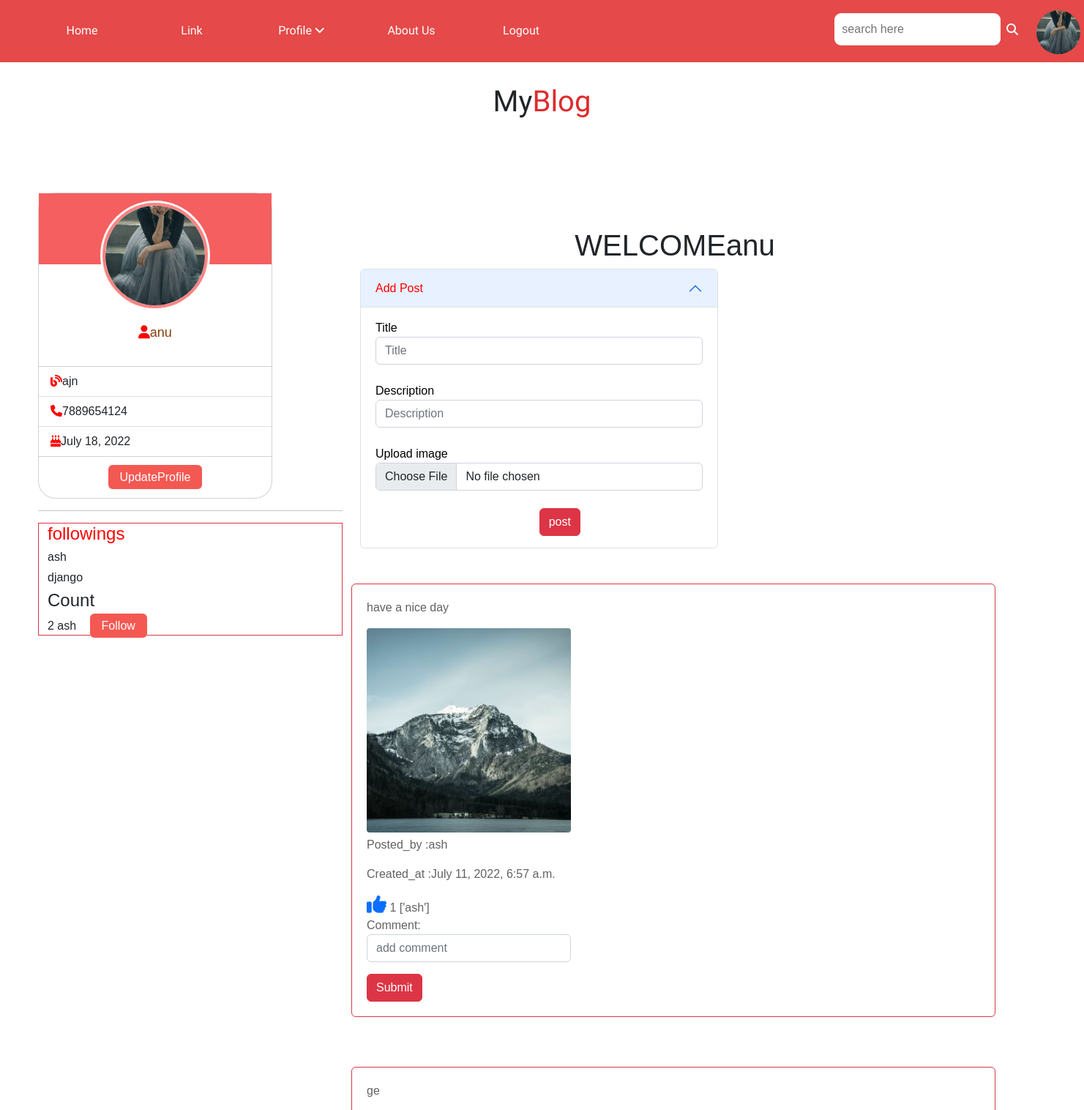
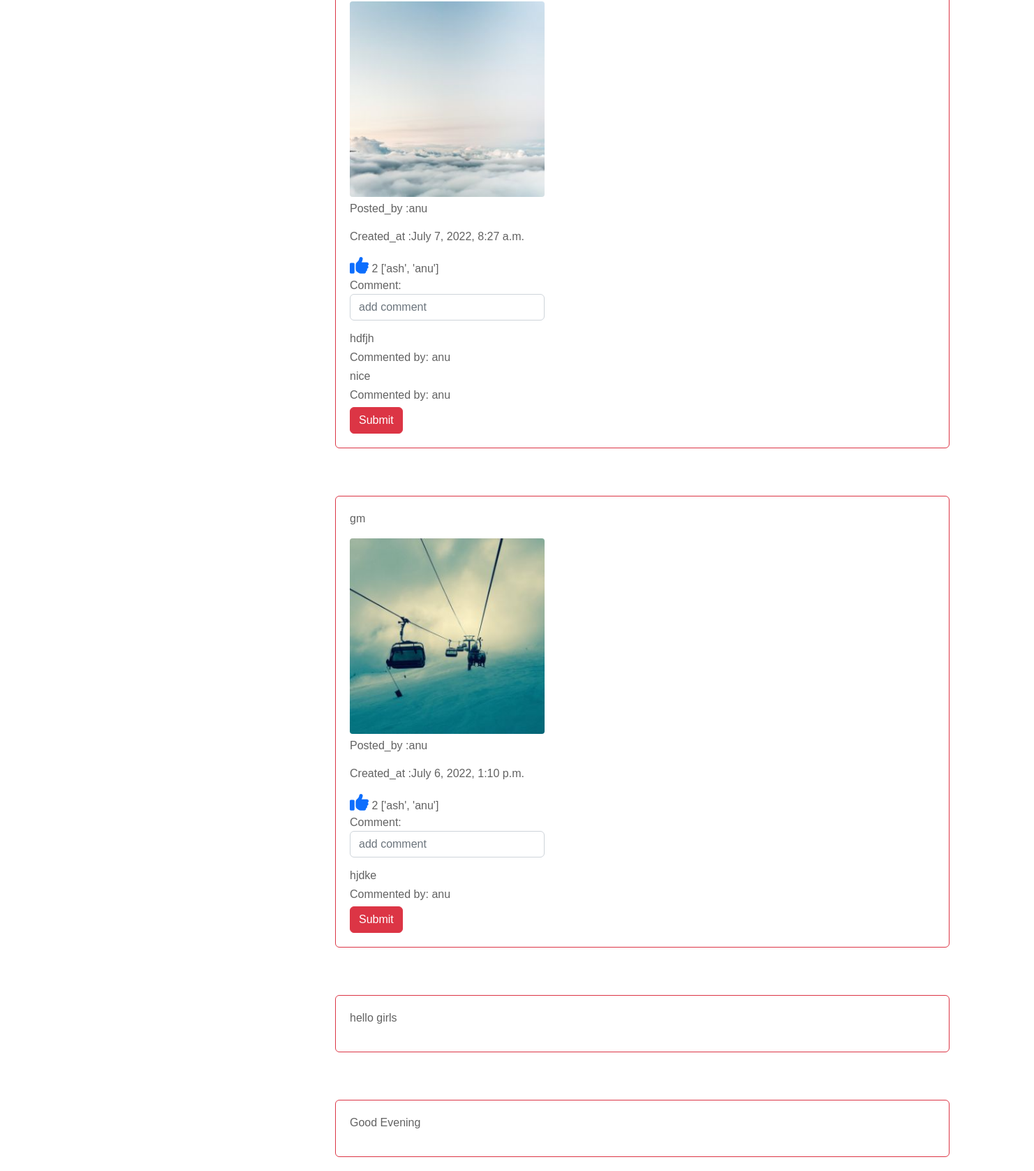
Screenshot of /blog/home (signed in) with the database file from the repository (2 pictures, top to bottom).
### blogapp/models.py (models this page shows, shortened)
class UserProfile(models.Model):
    profile_picture=models.ImageField(upload_to="profilepics",null=True)
    bio=models.CharField(max_length=20)
    phone=models.CharField(max_length=15)
    date_of_birth=models.DateField(null=True)
    options=(
        ("male","male"),
        ("female","female"),
        ("other","other")
    )
    gender=models.CharField(max_length=15,choices=options,default="male")
    user=models.OneToOneField(User,on_delete=models.CASCADE,related_name="users")
    following=models.ManyToManyField(User,related_name="followings",blank=True)
    @property
    def fetch_followings(self):
        return self.following.all()
    @property
    def fetch_following_count(self):
        return self.fetch_followings.count()
    @property
    def get_invitations(self):
        all_users = UserProfile.objects.all().exclude(user=self.user)# fetch all users except current or loged user
        following_list = [u for u in self.fetch_followings]  # exclude my following from all users
        invitations = [user for user in all_users if user not in following_list]
        return random.sample(invitations,1)

class Blogs(models.Model):
    title=models.CharField(max_length=150)
    description=models.CharField(max_length=250)
    image=models.ImageField(upload_to="blogimages",null=True)
    author=models.ForeignKey(User,on_delete=models.CASCADE,related_name="author")
    posted_date=models.DateTimeField(auto_now_add=True)
    liked_by=models.ManyToManyField(User)
    @property
    def get_like_count(self):
        like_count=self.liked_by.all().count()
        return like_count
    @property
    def get_liked_users(self):
        liked_users=self.liked_by.all()
        users=[user.username for user in liked_users]
        return users

class Comments(models.Model):
    blog=models.ForeignKey(Blogs,on_delete=models.CASCADE)
    comment=models.CharField(max_length=190)
    user=models.ForeignKey(User,on_delete=models.CASCADE)

### blogapp/views.py (the view, shortened to what this page needs)
# urls.py: path("home",views.IndexView.as_view(),name="home"),
class IndexView(CreateView):
    model = Blogs
    form_class = BlogForm
    success_url = reverse_lazy("home")
    template_name = "home.html"
    def get_context_data(self, **kwargs):
        context = super().get_context_data(**kwargs)
        blg = Blogs.objects.all().order_by("-posted_date")
        context["blogs"] = blg
        comment_form=CommentForm()
        context["comment_form"]=comment_form
        return context

### blogapp/forms.py
class BlogForm(ModelForm):
    class Meta:
        model=Blogs
        fields=["title","description","image"]
        widgets={
            "title":forms.TextInput(attrs={"class":"form-control"}),
            "description":forms.Textarea(attrs={"class":"form-control"}),
            "image":forms.FileInput(attrs={"class":"form-control"})
        }

class CommentForm(ModelForm):
    class Meta:
        model=Comments
        fields=["comment"]
        widgets={
            "comment":forms.TextInput(attrs={"class":"form-control","placeholder":"add comment"})
        }

### blogapp/templates/home.html (shortened to what this page needs)
{%extends 'base.html'%}
{%block body_block%}
  <div class="row">
    <div class="col-4"></div>
    <div class="col-4">
      <h1 class="mt-5"style="text-align:center">WELCOME{{request.user}}</h1>
    </div>
    <div class="col-4"></div>
  </div>
<div class="row">
  <div class="col-7">
    <div class="accordion" id="accordionExample">
  <div class="accordion-item">
    <h2 class="accordion-header" id="headingOne">
      <button class="accordion-button" type="button" data-bs-toggle="collapse" data-bs-target="#collapseOne" aria-expanded="true" aria-controls="collapseOne" style="color:red;background-color:light">
        Add Post
      </button>
    </h2>
    <div id="collapseOne" class="accordion-collapse collapse show" aria-labelledby="headingOne" data-bs-parent="#accordionExample">
      <div class="accordion-body">
         <form action="" method="post" enctype="multipart/form-data">
           <label>Title</label>
           <input type="text" class="form-control" name="title" id="id_title" placeholder="Title"><br>
           <label>Description</label>
            <input type="text" class="form-control" name="description" id="id_description"
                           placeholder="Description"><br>
           <label>Upload image</label>
           <input type="file" class="form-control" name="image" id="id_image" placeholder="Upload Image"><br>
      <input type="submit" value="post" class="btn btn-danger" style="margin-left:50%">
    </form>
      </div>
    </div>
  </div>
  </div>
</div>
{%for blog in blogs%}
<div class="container border border-danger mt-5" style="border-radius: 6px;padding: 20px;color: #626262;margin: 20px 0; width:100%;align-items:center;">
  <div class="col-4">
    <p>{{blog.title}}</p>
    {%if blog.image%}
      <img src="{{blog.image.url}}" class="img-fluid" alt="..." style="width: 100%;border-radius: 4px;margin-bottom: 5px;">
    <p>Posted_by :{{blog.author}}</p>
    <p>Created_at :{{blog.posted_date}}</p>
    <a href="{%url 'add-like' blog.id%}"><i class="fa-solid fa-thumbs-up" style="font-size:169%"></i></a>
        {{blog.get_like_count}}
        {{blog.get_liked_users}}
    <form action="{%url 'add-comment' blog.id%}" method="post">
      {{comment_form.as_p}}
      {%for comment in blog.comments_set.all%}
      <div>
       <h6> {{comment.comment}}</h6>
       <h6>Commented by: {{comment.user}}</h6>
      </div>
      {%endfor%}
      <input type="submit" class="btn btn-danger">
    </form>
    {%endif%}
  </div>
</div>
{%endfor%}
{%endblock%}

### blogapp/templates/base.html (shortened to what this page needs)
<!DOCTYPE html>
{%load static%}
<html lang="en">
<head>
    <link href="https://cdn.jsdelivr.net/npm/bootstrap@5.2.0-beta1/dist/css/bootstrap.min.css" rel="stylesheet"
>
</head>
<body>
<div class="menu-bar sticky-top">
    <ul>
        <li class="active"><a href="{%url 'home'%}">Home </a></li>
        <li><a href="#">Link </a></li>
        <li><a href="#">Profile </a><i class="fa fa-angle-down"></i>
        </li>
        <li><a href="#">About Us </a></li>
        <li><a href="{%url 'signout'%}">Logout</a></li>
        <form action="" method="get">
            <input type="search" placeholder="search here" required="required"><i class="fa-solid fa-magnifying-glass"id="sb"></i>
        </form>
        {%if request.user.users.profile_picture%}
      <a href="{%url 'pic-change' request.user.users.id%}" class="n1">
            <img src="{{request.user.users.profile_picture.url}}" alt="" class="sc1"></a>
        {%endif%}
    </ul>
</div>
<h1 class="mbl">My<span>Blog</span></h1>
<div class="container" style="margin-top: 100px; margin-left: 40px; position:sticky">
    <div class="row">
        <div class="col-4">
            <div class="card" >
                <div class="image-content">
                    <div class="card-image">
                        {%if request.user.users.profile_picture%}
                        <img src="{{request.user.users.profile_picture.url}}" alt="" class="card-img">
                        {%else%}
                        <img src="{%static 'images/propic.jpg'%}" alt="" class="card-img">
                        {%endif%}
                    </div>
                </div>
                <div class="card-content">
                    <h2 class="name"><i class="fa fa-user" style="color:red"></i>{{request.user}}</h2>
                </div>
                <ul class="list-group list-group-flush">
                    <li class="list-group-item"><i class="fa-solid fa-blog" style="color:red"></i>{{request.user.users.bio}}</li>
                    <li class="list-group-item"><i class="fa fa-phone" style="color:red"></i>{{request.user.users.phone}}</li>
                    <li class="list-group-item"><i class="fa-solid fa-cake-candles" style="color:red"></i>{{request.user.users.date_of_birth}}</li>
                </ul>
                <div class="card-body">
                    <a href="{%url 'profile-update' request.user.users.id%}" class="button">UpdateProfile</a>
                </div>
            </div>
            <hr>
            <div class="container border border-danger">
                <h4 style="color:red">followings</h4>
            {%for user in request.user.users.fetch_followings%}
            <h6>{{user}}</h6>
            {%endfor%}
                <h4>Count</h4>
            {{request.user.users.fetch_following_count}}
                {%for userprofile in request.user.users.get_invitations%}
                {{userprofile.user.username}}
                <a href="{%url 'follow-frnd' userprofile.id%}" class="button">Follow</a>
                {%endfor%}
        </div>
        </div>
        <div class="col-8">
            <body>
            {%block body_block%}
            {%endblock%}
        </div>
</body>
</div>
</div>
</div>
</body>
</html>

### blogapp/templates/base.html (style rules this page uses)
* { padding: 0; margin: 0; box-sizing: border-box; }
body { background-size: cover; background-position: center; font-family: sans-serif; }
.menu-bar { background: rgb(229, 73, 73); text-align: center; height: 85px; }
.menu-bar ul { display:inline-flex; list-style: none; color: white; }
.menu-bar ul li { width: 120px; margin: 15px; padding: 15px; }
.menu-bar ul li a { text-decoration: none; color: white; font-family: 'Tapestry', cursive; }
.active, .menu-bar ul li:hover { color:rgb(243, 233, 232) }
input[type="search"] { border: none; position:absolute; left: 77%; top: 21%; border-radius: 9px; padding: 10px; outline: none; }
#sb { position:absolute; margin-left: 588px; margin-top: 32px; }
.sc1 { height: 60px; width: 60px; margin-top: 14px; margin-left: 629px; border-radius:50%; cursor:pointer; }
.card { border-radius: 24px; background-color: #FFF; width: 320px; }
.card-image { position: relative; height: 150px; width: 150px; border-radius: 50%; background: rgb(251, 249, 249); padding: 3px; }
.card-image .card-img { height: 100%; width: 100%; object-fit: cover; border-radius: 50%; border: 4px solid rgb(255, 131, 131); }
.image-content, .card-content { display: flex; flex-direction: column; align-items: center; padding: 10px 14px; }
.image-content { row-gap: 5px; position: relative; }
.name { font-size: 18px; font-weight: 500px; color: #863e0a; }
.button { border: none; font-size: 16px; color: #fff; padding: 8px 16px; background-color: rgb(244, 88, 82); border-radius: 6px; margin: 14px; cursor: pointer; transition: all 0.3s ease; text-decoration:none; }
.card-body { text-align: center; }
.mbl { text-align: center; margin-top: 30px; font-family: 'Ultra', serif; }
span { color: #df2b2b; }

### rows the page displays
UserProfile: user.username "ash"
Blogs: title "have a nice day", image (picture), author "ash", posted_date "July 11, 2022, 6:57 a.m.", get_like_count "1", get_liked_users "['ash']"
Blogs: title "ge", image (picture), author "anu", posted_date "July 7, 2022, 8:27 a.m.", get_like_count "2", get_liked_users "['ash', 'anu']"
Comments: comment "hdfjh", user "anu"
Comments: comment "nice", user "anu"
Blogs: title "gm", image (picture), author "anu", posted_date "July 6, 2022, 1:10 p.m.", get_like_count "2", get_liked_users "['ash', 'anu']"
Comments: comment "hjdke", user "anu"
Blogs: title "hello girls"
Blogs: title "Good Evening"

### other values shown
{{ request.user }} "anu"
{{ request.user.users.bio }} "ajn"
{{ request.user.users.phone }} "7889654124"
{{ request.user.users.date_of_birth }} "July 18, 2022"
{{ user }} "ash"
{{ user }} "django"
{{ request.user.users.fetch_following_count }} "2"
